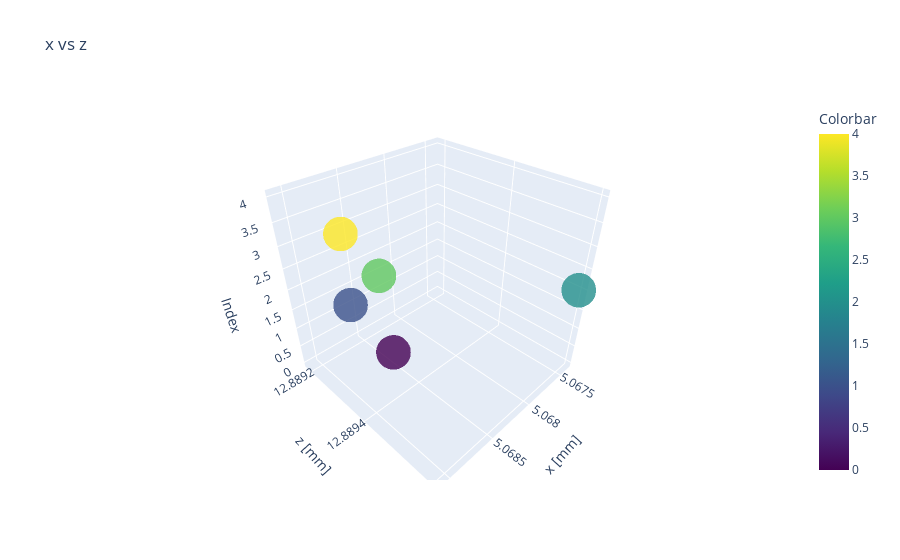

Write notebook code for a chart like this one.
### Code cell
a = 0
b = 2

measured2D = go.Scatter3d(x=locpred[:,a], y=locpred[:,b], z=np.array(range(len(locpred[:,a]))), mode='markers', marker=dict(
        size=12,
        color=np.array(range(len(locpred[:,a]))),                # set color to an array/list of desired values
        colorbar=dict(
            title="Colorbar"
        ),
        colorscale='Viridis',   # choose a colorscale
        opacity=0.8
    ))
#calc2D = go.Scatter(x=locact[:,a], y=locact[:,b], mode='markers')
layout = go.Layout(title='x vs z', scene=dict(xaxis_title='x [mm]', yaxis_title='z [mm]', zaxis_title='Index'))
fig2 = go.Figure(data=[measured2D], layout=layout)
fig2.update_yaxes(scaleanchor='x')
fig2.show()

### Figure 1 — Plotly figure (JSON) as saved in the notebook; plotly's stock layout.template omitted (floating-point values rounded to 4 significant figures)
{"data": [{"marker": {"color": [0, 1, 2, 3, 4], "colorbar": {"title": {"text": "Colorbar"}}, "colorscale": [[0, "#440154"], [0.1111, "#482878"], [0.2222, "#3e4989"], [0.3333, "#31688e"], [0.4444, "#26828e"], [0.5556, "#1f9e89"], [0.6667, "#35b779"], [0.7778, "#6ece58"], [0.8889, "#b5de2b"], [1, "#fde725"]], "opacity": 0.8, "size": 12}, "mode": "markers", "type": "scatter3d", "x": [5.068, 5.069, 5.067, 5.069, 5.069], "y": [12.89, 12.89, 12.89, 12.89, 12.89], "z": [0, 1, 2, 3, 4]}], "layout": {"scene": {"xaxis": {"title": {"text": "x [mm]"}}, "yaxis": {"title": {"text": "z [mm]"}}, "zaxis": {"title": {"text": "Index"}}}, "title": {"text": "x vs z"}, "yaxis": {"scaleanchor": "x"}}}
